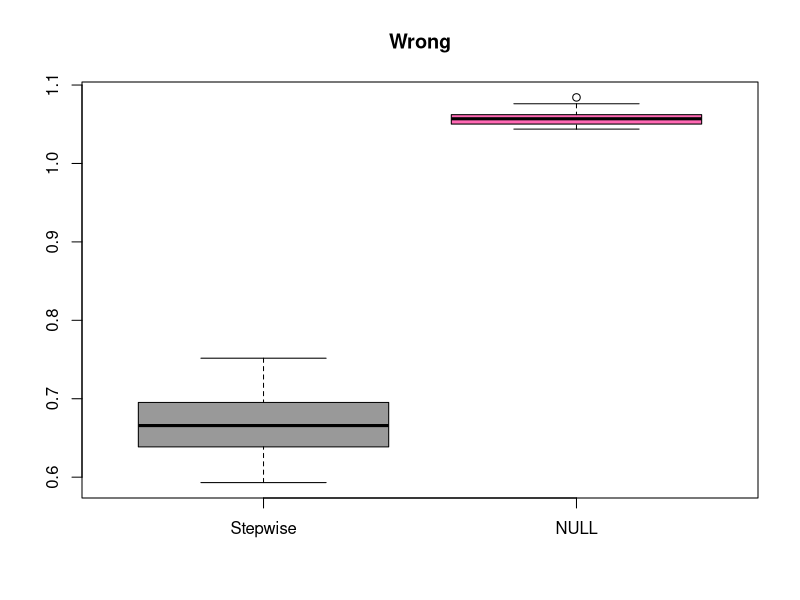

Source code (R):
## ---- chunk 1
dat <- read.table("data/fallacy.dat", header = TRUE, sep = ",")
## ---- chunk 2
library(MASS)
p <- ncol(dat)
null <- lm(Y ~ 1, data = dat)
full <- lm(Y ~ ., data = dat) # needed for stepwise
step.lm <- stepAIC(null, scope = list(lower = null, upper = full), trace = FALSE)
## ---- chunk 3
n <- nrow(dat)
ii <- (1:n) %% 5 + 1
set.seed(17)
N <- 50
mspe.n <- mspe.st <- rep(0, N)
for (i in 1:N) {
  ii <- sample(ii)
  pr.n <- pr.st <- rep(0, n)
  for (j in 1:5) {
    tmp.st <- update(step.lm, data = dat[ii != j, ])
    pr.st[ii == j] <- predict(tmp.st, newdata = dat[ii == j, ])
    pr.n[ii == j] <- with(dat[ii != j, ], mean(Y))
  }
  mspe.st[i] <- with(dat, mean((Y - pr.st)^2))
  mspe.n[i] <- with(dat, mean((Y - pr.n)^2))
}
boxplot(mspe.st, mspe.n, names = c("Stepwise", "NULL"), col = c("gray60", "hotpink"), main = "Wrong")
summary(mspe.st)
summary(mspe.n)
## ---- chunk 4
x <- read.table("data/rutgers-lib-30861_CSV-1.csv", header = TRUE, sep = ",")
reduced <- lm(MORT ~ POOR + HC + NOX + HOUS + NONW, data = x)
round(summary(reduced)$coef, 3)
## ---- chunk 5
full <- lm(MORT ~ ., data = x)
round(summary(full)$coef, 3)
## ---- chunk 6
round(summary(full)$coef[names(coef(reduced)), ], 3)
